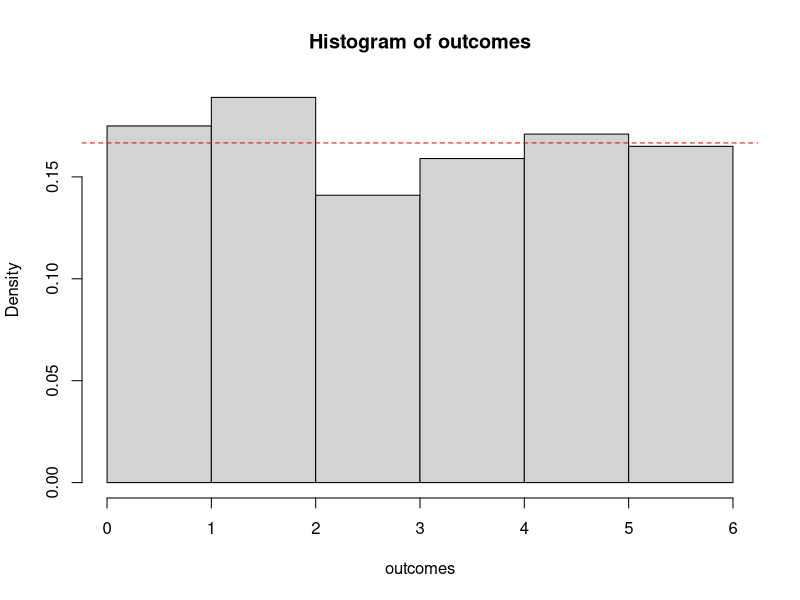
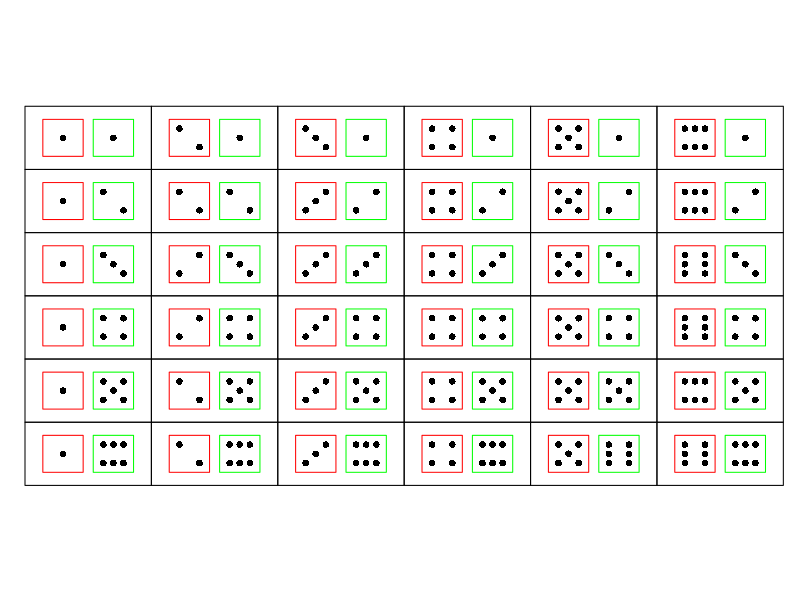
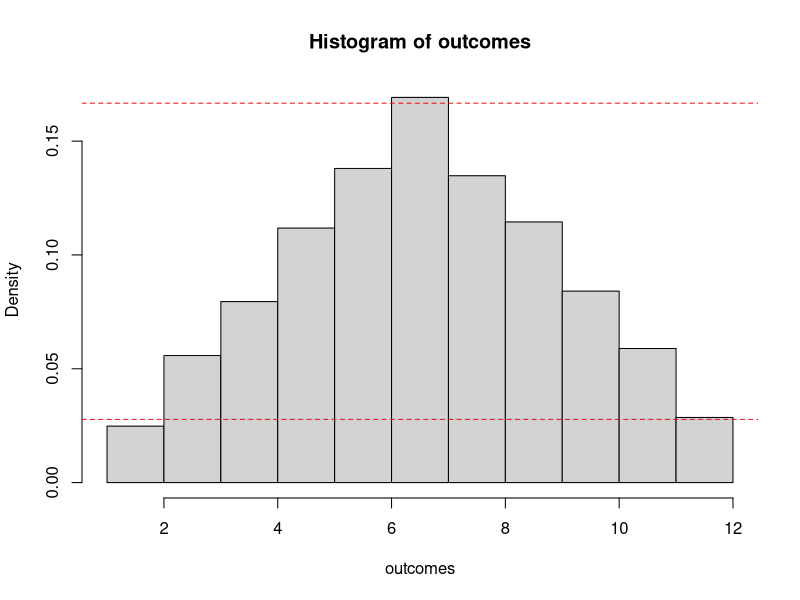
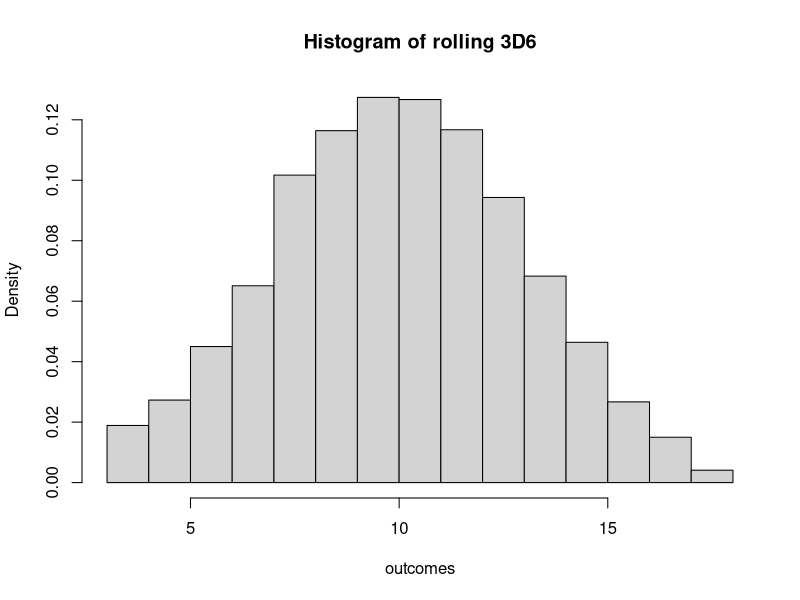
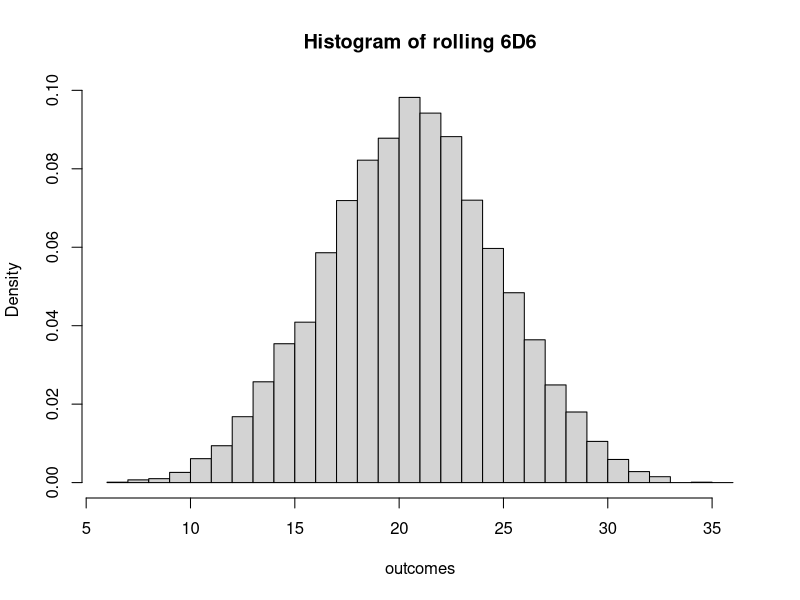
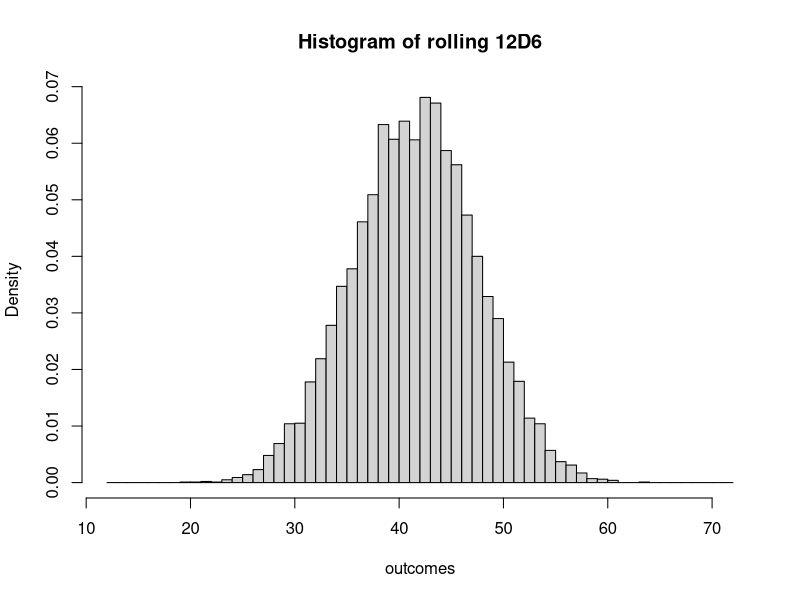
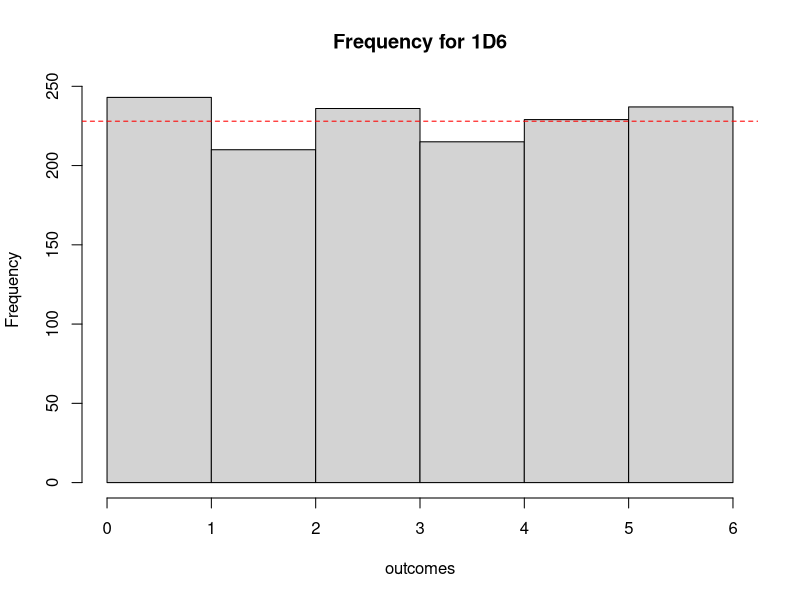
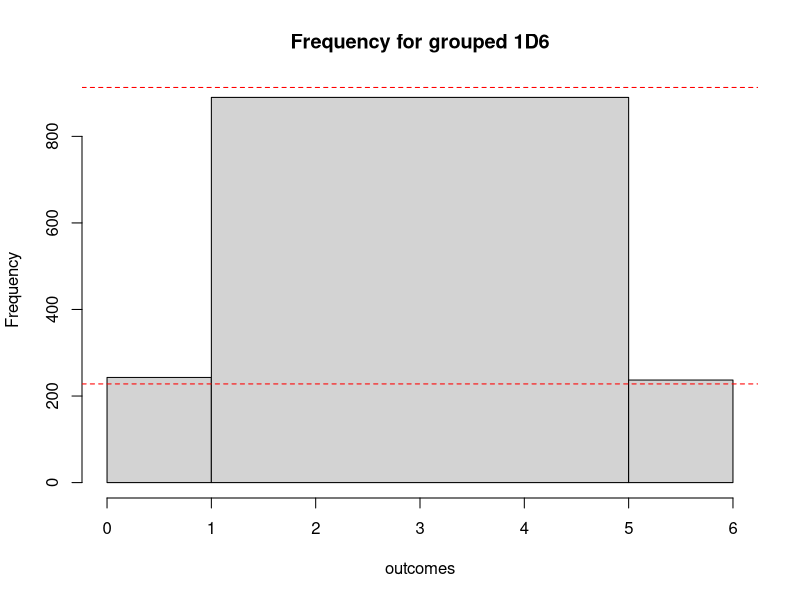

Generate these figures, in order, with R:
## ---- chunk 1
#| label: dice-setup
#| warning: false
#| echo: false

# TEACHER NOTE
# In the lecture I noted how `sample` in R can be used to simulate dice rolls.
# Often when writing code though, we are able to reuse code written by someone
# else for a similar purpose. As an example of this, in the workshop solutions
#  I've use `dice` and `plot.dice` from the package `TeachingDemos`.

library(TeachingDemos)
## ---- chunk 2
#| label: 1d6-rolls
#| warning: false
#| fig-alt: "Density histogram of 1000 1D6 results."
#| echo: false

outcomes <- dice(rolls=1000, ndice=1)$Red
hist(outcomes, breaks=0:6, probability=TRUE)
abline(h=1/6, col='red', lty='dashed')
## ---- chunk 3
#| label: 2d6-outcomes
#| fig-alt: "Every possible result from 2D6 laid out in a grid."
#| echo: false

plot.dice(expand.grid(1:6,1:6), layout=c(6,6))
## ---- chunk 4
#| label: 2d6-rolls
#| fig-alt: "Density histogram of 1000 2D6 results."
#| echo: false

results <- dice(rolls=1e4, ndice=2)
outcomes <- results$Red + results$Green
hist(outcomes, breaks=1:12, probability=TRUE)
abline(h=1/6, col='red', lty='dashed')
abline(h=1/36, col='red', lty='dashed')
## ---- chunk 5
#| label: 3d6-rolls
#| fig-alt: "Density histograms for 1000 3D6, 6D6, and 12D6 results."
#| echo: false
#| layout-ncol: 3

for (n in c(3,6,12)) {
  hist(
    rowSums(dice(rolls=1e4, ndice=n)),
    breaks=n:(n*6), probability=TRUE,
    main=paste0("Histogram of rolling ", n, "D6"),
    xlab="outcomes"
  )
}
## ---- chunk 6
#| label: 1d6-rolls-frequency
#| fig-alt: "Frequency plot of 1370 1D6 rolls, with the expected frequency in red."
#| fig-align: center
#| width: 60%

outcomes <- dice(rolls=1370, ndice=1)$Red
hist(outcomes, breaks=0:6, main="Frequency for 1D6")
abline(h=228, col='red', lty='dashed')
## ---- chunk 7
#| label: 1d6-rolls-grouped
#| fig-alt: "Frequency plot of 1370 1D6 rolls, with the results between 2-5 groups. The expected frequencies are shown in red."
#| warning: false
#| echo: false
#| fig-align: center
#| width: 60%

hist(outcomes, breaks=c(0,1,5,6), freq = TRUE, main="Frequency for grouped 1D6")
abline(h=913, col='red', lty='dashed')
abline(h=228, col='red', lty='dashed')
